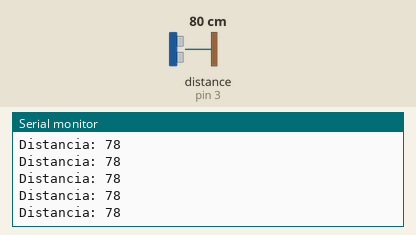
This sketch was run on a simulated Arduino Uno, built with avr-gcc and run on an emulated ATmega328P. On the bench: the last lines printed to the serial monitor. Wiring (inferred from the names in the program): ultrasonic range finder: trigger pin 4; echo pin 3. The test bench sets the inputs (shaded band); at power-on: distance to the obstacle (sensor on pin 3) 80 cm. The echo pulse lasts 58.3 µs per cm.

Above: at 1.2 s.
1.3 s: distance to the obstacle (sensor on pin 3) set to 2 cm
At 1.38 s:
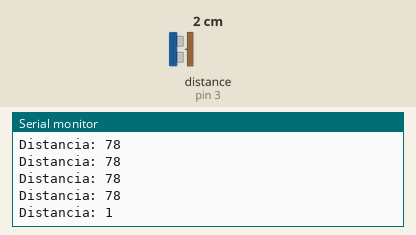
2.8 s: distance to the obstacle (sensor on pin 3) set to 4 cm
At 2.89 s:
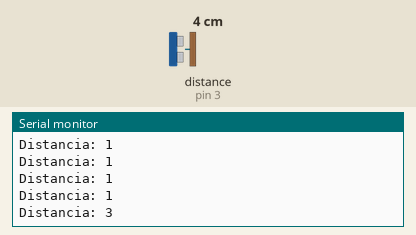
Timing chart, 0 to 5.8 s (numbered marks = the images above; inputs shaded):
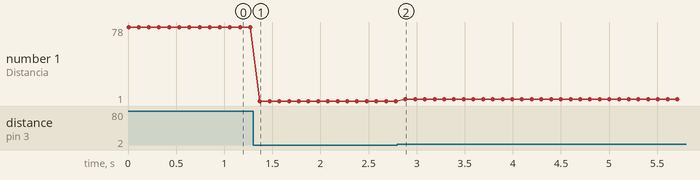

The sketch:

Prueba_Ultrasonicos.ino
```cpp
const int Trigger = 4; //Pin digital
const int Echo = 3; //Pin digital
//GND
//VIN

void setup() {
  Serial.begin(115200);
  pinMode(Trigger, OUTPUT);
  pinMode(Echo, INPUT);
  digitalWrite(Trigger, LOW);
}

void loop() {
  long t;
  long d;
  digitalWrite(Trigger, HIGH);
  delayMicroseconds(10);
  digitalWrite(Trigger, LOW);
  t = pulseIn(Echo, HIGH);
  d = t/59;

  Serial.print("Distancia: ");
  Serial.println(d);
  delay(100);
}
```

Measured:
- after the input at 1.3 s, the serial monitor: prints a new line after 0.07 s (image 1)
- after the input at 2.8 s, the serial monitor: prints a new line after 0.08 s (image 2)
- plotted number 1: 78 → 1 after the input at 1.3 s, 1 → 3 after the input at 2.8 s
